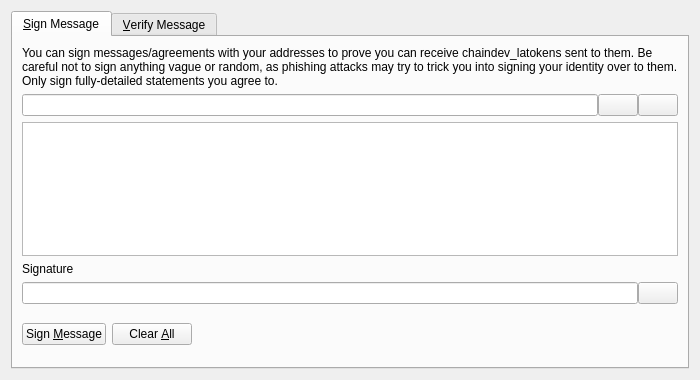
<?xml version="1.0" encoding="UTF-8"?>
<ui version="4.0">
 <class>SignVerifyMessageDialog</class>
 <widget class="QDialog" name="SignVerifyMessageDialog">
  <property name="geometry">
   <rect>
    <x>0</x>
    <y>0</y>
    <width>700</width>
    <height>380</height>
   </rect>
  </property>
  <property name="windowTitle">
   <string>Signatures - Sign / Verify a Message</string>
  </property>
  <property name="modal">
   <bool>true</bool>
  </property>
  <layout class="QVBoxLayout" name="verticalLayout">
   <item>
    <widget class="QTabWidget" name="tabWidget">
     <property name="currentIndex">
      <number>0</number>
     </property>
     <widget class="QWidget" name="tabSignMessage">
      <attribute name="title">
       <string>&amp;Sign Message</string>
      </attribute>
      <layout class="QVBoxLayout" name="verticalLayout_SM">
       <item>
        <widget class="QLabel" name="infoLabel_SM">
         <property name="text">
          <string>You can sign messages/agreements with your addresses to prove you can receive chaindev_latokens sent to them. Be careful not to sign anything vague or random, as phishing attacks may try to trick you into signing your identity over to them. Only sign fully-detailed statements you agree to.</string>
         </property>
         <property name="textFormat">
          <enum>Qt::PlainText</enum>
         </property>
         <property name="wordWrap">
          <bool>true</bool>
         </property>
        </widget>
       </item>
       <item>
        <layout class="QHBoxLayout" name="horizontalLayout_1_SM">
         <property name="spacing">
          <number>0</number>
         </property>
         <item>
          <widget class="QValidatedLineEdit" name="addressIn_SM">
           <property name="toolTip">
            <string>The Litecoin address to sign the message with</string>
           </property>
          </widget>
         </item>
         <item>
          <widget class="QPushButton" name="addressBookButton_SM">
           <property name="toolTip">
            <string>Choose previously used address</string>
           </property>
           <property name="text">
            <string/>
           </property>
           <property name="icon">
            <iconset resource="../bitcoin.qrc">
             <normaloff>:/icons/address-book</normaloff>:/icons/address-book</iconset>
           </property>
           <property name="shortcut">
            <string>Alt+A</string>
           </property>
           <property name="autoDefault">
            <bool>false</bool>
           </property>
          </widget>
         </item>
         <item>
          <widget class="QPushButton" name="pasteButton_SM">
           <property name="toolTip">
            <string>Paste address from clipboard</string>
           </property>
           <property name="text">
            <string/>
           </property>
           <property name="icon">
            <iconset resource="../bitcoin.qrc">
             <normaloff>:/icons/editpaste</normaloff>:/icons/editpaste</iconset>
           </property>
           <property name="shortcut">
            <string>Alt+P</string>
           </property>
           <property name="autoDefault">
            <bool>false</bool>
           </property>
          </widget>
         </item>
        </layout>
       </item>
       <item>
        <widget class="QPlainTextEdit" name="messageIn_SM">
         <property name="toolTip">
          <string>Enter the message you want to sign here</string>
         </property>
        </widget>
       </item>
       <item>
        <widget class="QLabel" name="signatureLabel_SM">
         <property name="text">
          <string>Signature</string>
         </property>
         <property name="textFormat">
          <enum>Qt::PlainText</enum>
         </property>
        </widget>
       </item>
       <item>
        <layout class="QHBoxLayout" name="horizontalLayout_2_SM">
         <property name="spacing">
          <number>0</number>
         </property>
         <item>
          <widget class="QLineEdit" name="signatureOut_SM">
           <property name="font">
            <font>
             <italic>true</italic>
            </font>
           </property>
           <property name="readOnly">
            <bool>true</bool>
           </property>
          </widget>
         </item>
         <item>
          <widget class="QPushButton" name="copySignatureButton_SM">
           <property name="toolTip">
            <string>Copy the current signature to the system clipboard</string>
           </property>
           <property name="text">
            <string/>
           </property>
           <property name="icon">
            <iconset resource="../bitcoin.qrc">
             <normaloff>:/icons/editcopy</normaloff>:/icons/editcopy</iconset>
           </property>
           <property name="autoDefault">
            <bool>false</bool>
           </property>
          </widget>
         </item>
        </layout>
       </item>
       <item>
        <layout class="QHBoxLayout" name="horizontalLayout_3_SM">
         <item>
          <widget class="QPushButton" name="signMessageButton_SM">
           <property name="toolTip">
            <string>Sign the message to prove you own this Litecoin address</string>
           </property>
           <property name="text">
            <string>Sign &amp;Message</string>
           </property>
           <property name="icon">
            <iconset resource="../bitcoin.qrc">
             <normaloff>:/icons/edit</normaloff>:/icons/edit</iconset>
           </property>
           <property name="autoDefault">
            <bool>false</bool>
           </property>
          </widget>
         </item>
         <item>
          <widget class="QPushButton" name="clearButton_SM">
           <property name="toolTip">
            <string>Reset all sign message fields</string>
           </property>
           <property name="text">
            <string>Clear &amp;All</string>
           </property>
           <property name="icon">
            <iconset resource="../bitcoin.qrc">
             <normaloff>:/icons/remove</normaloff>:/icons/remove</iconset>
           </property>
           <property name="autoDefault">
            <bool>false</bool>
           </property>
          </widget>
         </item>
         <item>
          <spacer name="horizontalSpacer_1_SM">
           <property name="orientation">
            <enum>Qt::Horizontal</enum>
           </property>
           <property name="sizeHint" stdset="0">
            <size>
             <width>40</width>
             <height>48</height>
            </size>
           </property>
          </spacer>
         </item>
         <item>
          <widget class="QLabel" name="statusLabel_SM">
           <property name="font">
            <font>
             <weight>75</weight>
             <bold>true</bold>
            </font>
           </property>
           <property name="text">
            <string/>
           </property>
           <property name="wordWrap">
            <bool>true</bool>
           </property>
          </widget>
         </item>
         <item>
          <spacer name="horizontalSpacer_2_SM">
           <property name="orientation">
            <enum>Qt::Horizontal</enum>
           </property>
           <property name="sizeHint" stdset="0">
            <size>
             <width>40</width>
             <height>48</height>
            </size>
           </property>
          </spacer>
         </item>
        </layout>
       </item>
      </layout>
     </widget>
     <widget class="QWidget" name="tabVerifyMessage">
      <attribute name="title">
       <string>&amp;Verify Message</string>
      </attribute>
      <layout class="QVBoxLayout" name="verticalLayout_VM">
       <item>
        <widget class="QLabel" name="infoLabel_VM">
         <property name="text">
          <string>Enter the receiver's address, message (ensure you copy line breaks, spaces, tabs, etc. exactly) and signature below to verify the message. Be careful not to read more into the signature than what is in the signed message itself, to avoid being tricked by a man-in-the-middle attack. Note that this only proves the signing party receives with the address, it cannot prove sendership of any transaction!</string>
         </property>
         <property name="textFormat">
          <enum>Qt::PlainText</enum>
         </property>
         <property name="alignment">
          <set>Qt::AlignLeading|Qt::AlignLeft|Qt::AlignTop</set>
         </property>
         <property name="wordWrap">
          <bool>true</bool>
         </property>
        </widget>
       </item>
       <item>
        <layout class="QHBoxLayout" name="horizontalLayout_1_VM">
         <property name="spacing">
          <number>0</number>
         </property>
         <item>
          <widget class="QValidatedLineEdit" name="addressIn_VM">
           <property name="toolTip">
            <string>The Litecoin address the message was signed with</string>
           </property>
          </widget>
         </item>
         <item>
          <widget class="QPushButton" name="addressBookButton_VM">
           <property name="toolTip">
            <string>Choose previously used address</string>
           </property>
           <property name="text">
            <string/>
           </property>
           <property name="icon">
            <iconset resource="../bitcoin.qrc">
             <normaloff>:/icons/address-book</normaloff>:/icons/address-book</iconset>
           </property>
           <property name="shortcut">
            <string>Alt+A</string>
           </property>
           <property name="autoDefault">
            <bool>false</bool>
           </property>
          </widget>
         </item>
        </layout>
       </item>
       <item>
        <widget class="QPlainTextEdit" name="messageIn_VM"/>
       </item>
       <item>
        <widget class="QValidatedLineEdit" name="signatureIn_VM"/>
       </item>
       <item>
        <layout class="QHBoxLayout" name="horizontalLayout_2_VM">
         <item>
          <widget class="QPushButton" name="verifyMessageButton_VM">
           <property name="toolTip">
            <string>Verify the message to ensure it was signed with the specified Litecoin address</string>
           </property>
           <property name="text">
            <string>Verify &amp;Message</string>
           </property>
           <property name="icon">
            <iconset resource="../bitcoin.qrc">
             <normaloff>:/icons/transaction_0</normaloff>:/icons/transaction_0</iconset>
           </property>
           <property name="autoDefault">
            <bool>false</bool>
           </property>
          </widget>
         </item>
         <item>
          <widget class="QPushButton" name="clearButton_VM">
           <property name="toolTip">
            <string>Reset all verify message fields</string>
           </property>
           <property name="text">
            <string>Clear &amp;All</string>
           </property>
           <property name="icon">
            <iconset resource="../bitcoin.qrc">
             <normaloff>:/icons/remove</normaloff>:/icons/remove</iconset>
           </property>
           <property name="autoDefault">
            <bool>false</bool>
           </property>
          </widget>
         </item>
         <item>
          <spacer name="horizontalSpacer_1_VM">
           <property name="orientation">
            <enum>Qt::Horizontal</enum>
           </property>
           <property name="sizeHint" stdset="0">
            <size>
             <width>40</width>
             <height>48</height>
            </size>
           </property>
          </spacer>
         </item>
         <item>
          <widget class="QLabel" name="statusLabel_VM">
           <property name="font">
            <font>
             <weight>75</weight>
             <bold>true</bold>
            </font>
           </property>
           <property name="text">
            <string/>
           </property>
           <property name="wordWrap">
            <bool>true</bool>
           </property>
          </widget>
         </item>
         <item>
          <spacer name="horizontalSpacer_2_VM">
           <property name="orientation">
            <enum>Qt::Horizontal</enum>
           </property>
           <property name="sizeHint" stdset="0">
            <size>
             <width>40</width>
             <height>48</height>
            </size>
           </property>
          </spacer>
         </item>
        </layout>
       </item>
      </layout>
     </widget>
    </widget>
   </item>
  </layout>
 </widget>
 <customwidgets>
  <customwidget>
   <class>QValidatedLineEdit</class>
   <extends>QLineEdit</extends>
   <header>qvalidatedlineedit.h</header>
  </customwidget>
 </customwidgets>
 <resources>
  <include location="../bitcoin.qrc"/>
 </resources>
 <connections/>
</ui>
